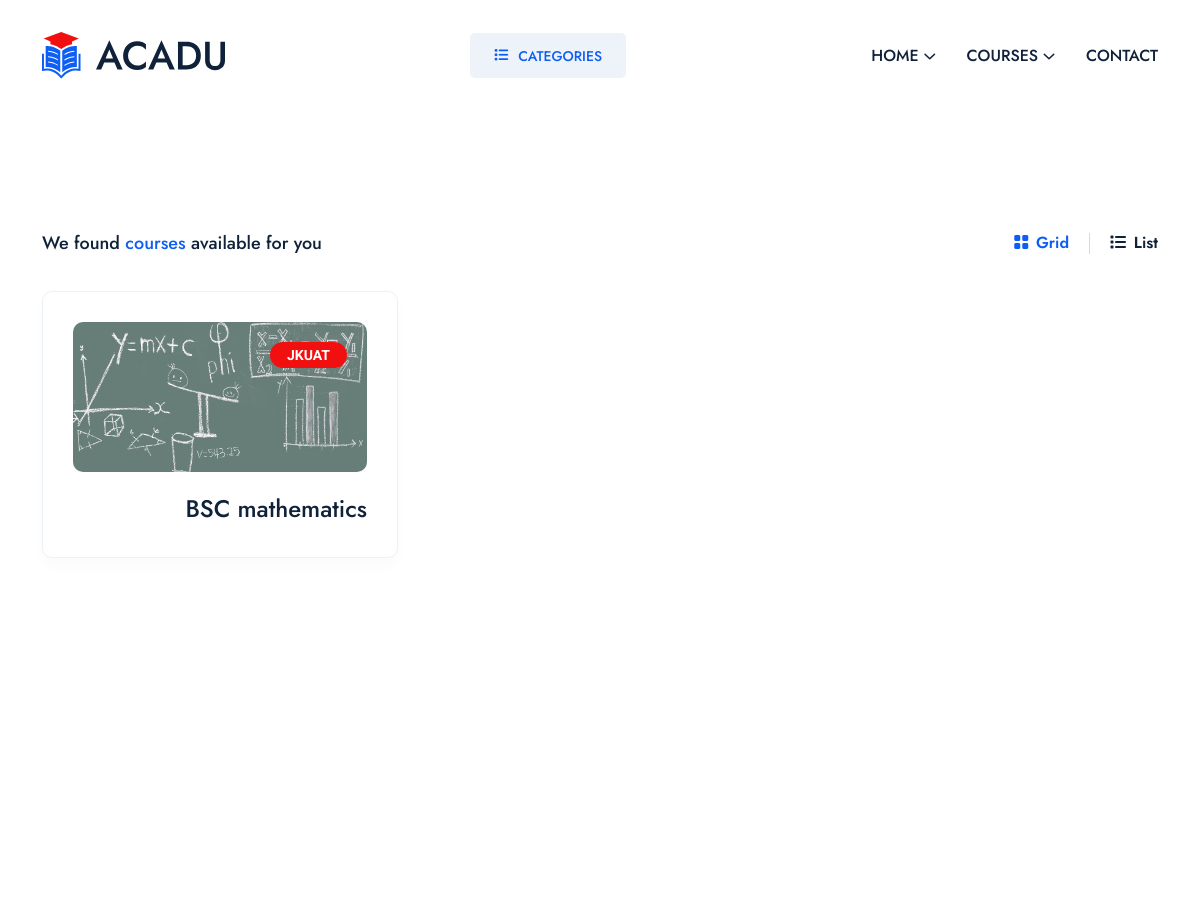
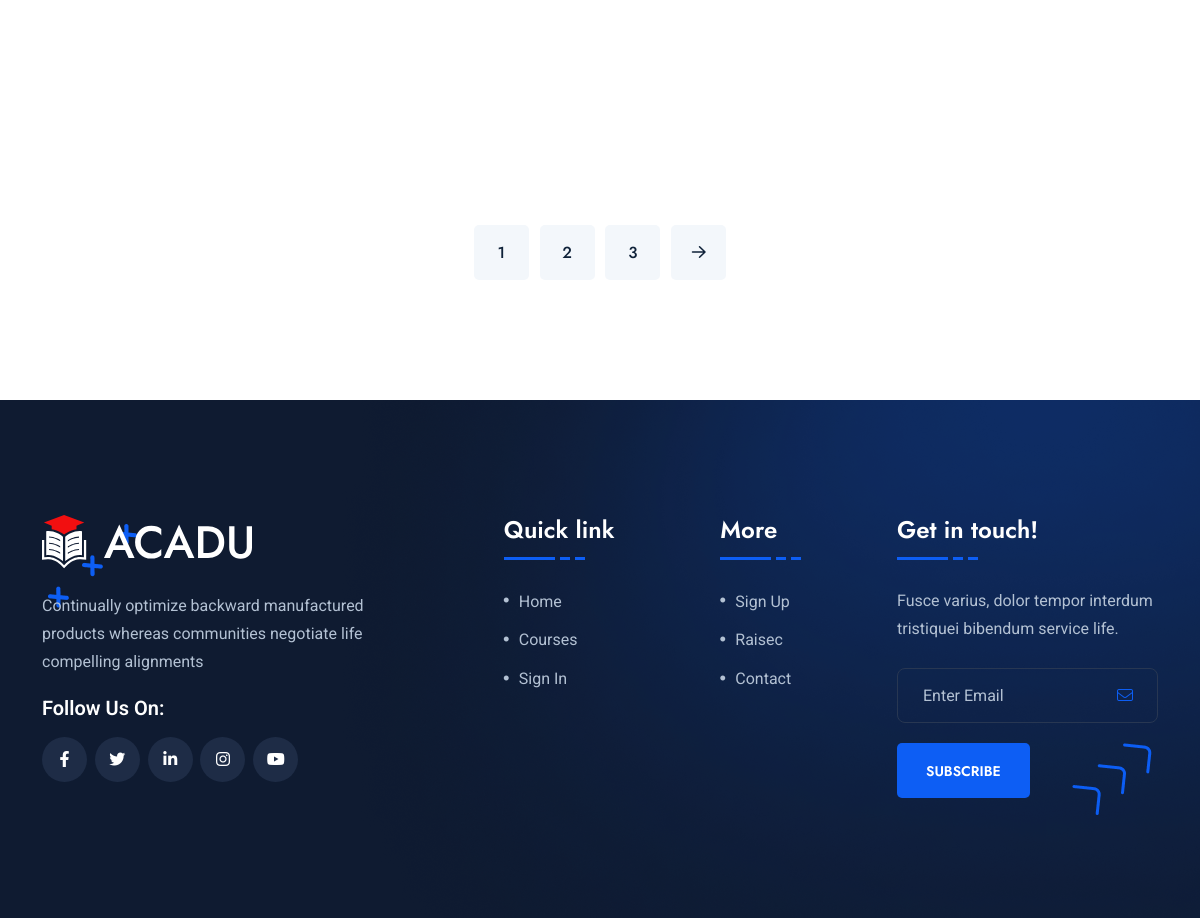
The page /recommendation/ (signed in) on the database its author committed (2 pictures, top to bottom).
### courses/models.py (models this page shows, shortened)
class Course(models.Model):
    user = models.ForeignKey(UserTable,on_delete = models.CASCADE , blank  = True , null = True)
    raisec_group =  models.ForeignKey(RaisecGroup,on_delete = models.CASCADE , blank  = True , null = True)
    cluster_name = models.ForeignKey(ClusterClasses,on_delete = models.CASCADE,blank= True,null = True)
    university = models.CharField(max_length =  255)
    course_title = models.CharField(max_length =  255)
    course_image = models.ImageField(upload_to =  upload_image_path)
    short_description = models.CharField(max_length = 255 , blank = True,null = True)
    course_description =  models.TextField()
    ratting_percentage = models.PositiveBigIntegerField(blank = True,null = True)
    miniumu_requirement = models.ForeignKey(MinimumRequirement,on_delete = models.CASCADE,blank= True,null = True)
    is_published = models.BooleanField(default = True)
    is_instructor = models.BooleanField(default = False)

### homepage/views.py (the view)
# urls.py: path('recommendation/',recommendation,name="recommendation"),
def recommendation(request):
    all_answers_for_raisec = RaisecAnswer.objects.filter(user =  request.user)
    empty_list_r = []
    empty_list_i = []
    empty_list_a = []
    empty_list_s = []
    empty_list_e = []
    empty_list_c  = []
    raisec_letter = ""
    for k in all_answers_for_raisec:
        if(k.quiz.raisec_category.group_name == "R"):
            empty_list_r.append(k.quiz.raisec_category.group_name)
        elif (k.quiz.raisec_category.group_name == "I"):
            empty_list_i.append(k.quiz.raisec_category.group_name)
        elif (k.quiz.raisec_category.group_name == "A"):
            empty_list_a.append(k.quiz.raisec_category.group_name)
        elif (k.quiz.raisec_category.group_name == "S"):
            empty_list_s.append(k.quiz.raisec_category.group_name)
        elif (k.quiz.raisec_category.group_name == "E"):
            empty_list_e.append(k.quiz.raisec_category.group_name)
        elif (k.quiz.raisec_category.group_name == "C"):
            empty_list_c.append(k.quiz.raisec_category.group_name)
    new_list = [len(empty_list_r),len(empty_list_a),len(empty_list_c),len(empty_list_e),len(empty_list_i),len(empty_list_s)]
    index = new_list.index(max(new_list))
    print(index)
    if index == 0:
        raisec_letter = "R"
    elif index == 1:
        raisec_letter = "A"
    elif index == 2:
        raisec_letter = "C"
    elif index == 3:
        raisec_letter = "E"
    elif index == 4:
        raisec_letter = "I"
    elif index == 5:
        raisec_letter = "S"
    user_min =  UserMinimumRequirement.objects.filter(user =  request.user)
    if len(user_min) > 0:
        us =  UserMinimumRequirement.objects.get(user = request.user )
        min_requirement =  us.minimum_requirement
        print("min requirement" , min_requirement)
        print("raisec letter ", raisec_letter)
        reisec_group =  RaisecGroup.objects.filter(group_name__icontains = raisec_letter)
        if len(reisec_group) > 0:
            print("found group name")
            get_group =  RaisecGroup.objects.get(group_name = raisec_letter)
            filter_courses_recommendation = Course.objects.filter(miniumu_requirement = min_requirement,raisec_group = get_group )
            context = {
                "courses" : filter_courses_recommendation
            }
            print("filtered ",len(filter_courses_recommendation))
            return render(request,'recommendation.html',context)
    return render(request,'recommendation.html')

### courses/models.py (called while the page is built)
    def __str__(self) -> str:
        return self.grade

### homepage/templates/recommendation.html (shortened to what this page needs)
{% extends 'base.html' %}
{% load static %}
{% block content %}
<section class="space-top space-extra-bottom">
    <div class="container">
       <div class="as-sort-bar">
          <div class="row justify-content-between align-items-center">
             <div class="col-md-auto"><span class="course-result-count">We found <span class="text-theme">{{len_courses}} courses</span> available for you</span></div>
             <div class="col-md-auto">
                <div class="nav" role="tablist"><a href="#" class="active" id="tab-course-grid" data-bs-toggle="tab" data-bs-target="#tab-grid" role="tab" aria-controls="tab-grid" aria-selected="true"><i class="fa-solid fa-grid-2"></i> Grid</a> <a href="#" id="tab-course-list" data-bs-toggle="tab" data-bs-target="#tab-list" role="tab" aria-controls="tab-grid" aria-selected="false"><i class="fas fa-list"></i> List</a></div>
             </div>
          </div>
       </div>
       <div class="tab-content" id="nav-tabContent">
          <div class="tab-pane fade active show" id="tab-grid" role="tabpanel" aria-labelledby="tab-course-grid">
             <div class="row gy-4 mb-30">
               {% if courses %}
               {% for u in courses  %}
               <div class="col-md-6 col-lg-4 col-xxl-3">
                  <div class="course-box style4">
                     <div class="course-img"><img  height="200"  width="240" src="{{u.course_image.url}}" alt="course"> <span class="tag">{{u.university}}</span></div>
                     <div class="course-content">
                        <div class="course-author">
                        <h3 class="course-title"><a href="{% url 'homepage:courseDetails' u.id %}">{{u.course_title}}</a></h3>
                     </div>
                  </div>
               </div>
               {% endfor %}
               {% endif %}
             </div>
          </div>
       </div>
       <div class="as-pagination text-center pt-20">
          <ul>
             <li><a href="blog.html">1</a></li>
             <li><a href="blog.html">2</a></li>
             <li><a href="blog.html">3</a></li>
             <li><a href="blog.html"><i class="far fa-arrow-right"></i></a></li>
          </ul>
       </div>
    </div>
 </section>
{% endblock content %}

### rows shown on the page
Course: course_image (picture), university "JKUAT", course_title "BSC mathematics"
